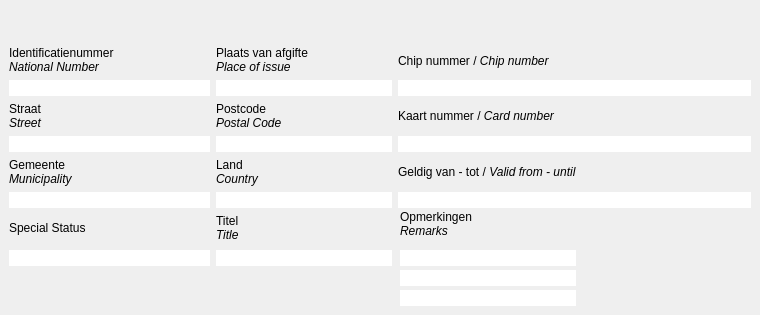
          <widget class="QWidget" name="tabIdentity_extention">
           <property name="focusPolicy">
            <enum>Qt::NoFocus</enum>
           </property>
           <property name="accessibleName">
            <string>Tab Identity Extra</string>
           </property>
           <attribute name="title">
            <string>Identity &amp;Extra</string>
           </attribute>
           <widget class="QLabel" name="lblIdentity_NationalNumber">
            <property name="geometry">
             <rect>
              <x>9</x>
              <y>46</y>
              <width>201</width>
              <height>28</height>
             </rect>
            </property>
            <property name="sizePolicy">
             <sizepolicy hsizetype="Expanding" vsizetype="Fixed">
              <horstretch>0</horstretch>
              <verstretch>0</verstretch>
             </sizepolicy>
            </property>
            <property name="styleSheet">
             <string/>
            </property>
            <property name="text">
             <string>Identificatienummer&lt;br&gt;&lt;i&gt;National Number&lt;/i&gt;</string>
            </property>
           </widget>
           <widget class="QLabel" name="lblIdentity_PlaceOfIssue">
            <property name="geometry">
             <rect>
              <x>216</x>
              <y>46</y>
              <width>176</width>
              <height>28</height>
             </rect>
            </property>
            <property name="sizePolicy">
             <sizepolicy hsizetype="Expanding" vsizetype="Fixed">
              <horstretch>0</horstretch>
              <verstretch>0</verstretch>
             </sizepolicy>
            </property>
            <property name="styleSheet">
             <string/>
            </property>
            <property name="text">
             <string>Plaats van afgifte&lt;br&gt;&lt;i&gt;Place of issue&lt;/i&gt;</string>
            </property>
           </widget>
           <widget class="QLabel" name="lblChip_Number">
            <property name="geometry">
             <rect>
              <x>398</x>
              <y>53</y>
              <width>353</width>
              <height>16</height>
             </rect>
            </property>
            <property name="sizePolicy">
             <sizepolicy hsizetype="Expanding" vsizetype="Fixed">
              <horstretch>0</horstretch>
              <verstretch>0</verstretch>
             </sizepolicy>
            </property>
            <property name="styleSheet">
             <string/>
            </property>
            <property name="text">
             <string>Chip nummer / &lt;i&gt;Chip number&lt;/i&gt;</string>
            </property>
           </widget>
           <widget class="QLineEdit" name="txtIdentityExtra_NationalNumber">
            <property name="geometry">
             <rect>
              <x>9</x>
              <y>80</y>
              <width>201</width>
              <height>16</height>
             </rect>
            </property>
            <property name="sizePolicy">
             <sizepolicy hsizetype="Expanding" vsizetype="Fixed">
              <horstretch>1</horstretch>
              <verstretch>0</verstretch>
             </sizepolicy>
            </property>
            <property name="styleSheet">
             <string/>
            </property>
            <property name="frame">
             <bool>false</bool>
            </property>
            <property name="readOnly">
             <bool>true</bool>
            </property>
           </widget>
           <widget class="QLineEdit" name="txtIdentityExtra_PlaceOfIssue">
            <property name="geometry">
             <rect>
              <x>216</x>
              <y>80</y>
              <width>176</width>
              <height>16</height>
             </rect>
            </property>
            <property name="sizePolicy">
             <sizepolicy hsizetype="Expanding" vsizetype="Fixed">
              <horstretch>1</horstretch>
              <verstretch>0</verstretch>
             </sizepolicy>
            </property>
            <property name="sizeIncrement">
             <size>
              <width>0</width>
              <height>0</height>
             </size>
            </property>
            <property name="styleSheet">
             <string/>
            </property>
            <property name="frame">
             <bool>false</bool>
            </property>
            <property name="readOnly">
             <bool>true</bool>
            </property>
           </widget>
           <widget class="QLineEdit" name="txtIdentityExtra_ChipNumber">
            <property name="geometry">
             <rect>
              <x>398</x>
              <y>80</y>
              <width>353</width>
              <height>16</height>
             </rect>
            </property>
            <property name="sizePolicy">
             <sizepolicy hsizetype="Expanding" vsizetype="Fixed">
              <horstretch>2</horstretch>
              <verstretch>0</verstretch>
             </sizepolicy>
            </property>
            <property name="minimumSize">
             <size>
              <width>100</width>
              <height>0</height>
             </size>
            </property>
            <property name="styleSheet">
             <string/>
            </property>
            <property name="frame">
             <bool>false</bool>
            </property>
            <property name="readOnly">
             <bool>true</bool>
            </property>
           </widget>
           <widget class="QLabel" name="lblAdress_Street">
            <property name="geometry">
             <rect>
              <x>9</x>
              <y>102</y>
              <width>201</width>
              <height>28</height>
             </rect>
            </property>
            <property name="sizePolicy">
             <sizepolicy hsizetype="Expanding" vsizetype="Preferred">
              <horstretch>0</horstretch>
              <verstretch>0</verstretch>
             </sizepolicy>
            </property>
            <property name="styleSheet">
             <string/>
            </property>
            <property name="text">
             <string>Straat &lt;br&gt;&lt;i&gt;Street&lt;/i&gt;</string>
            </property>
           </widget>
           <widget class="QLabel" name="lblAdress_PostalCode">
            <property name="geometry">
             <rect>
              <x>216</x>
              <y>102</y>
              <width>176</width>
              <height>28</height>
             </rect>
            </property>
            <property name="sizePolicy">
             <sizepolicy hsizetype="Expanding" vsizetype="Preferred">
              <horstretch>0</horstretch>
              <verstretch>0</verstretch>
             </sizepolicy>
            </property>
            <property name="styleSheet">
             <string/>
            </property>
            <property name="text">
             <string>Postcode&lt;br&gt;&lt;i&gt;Postal Code&lt;/i&gt;</string>
            </property>
           </widget>
           <widget class="QLabel" name="lblCard_Number">
            <property name="geometry">
             <rect>
              <x>398</x>
              <y>102</y>
              <width>353</width>
              <height>28</height>
             </rect>
            </property>
            <property name="sizePolicy">
             <sizepolicy hsizetype="Expanding" vsizetype="Preferred">
              <horstretch>0</horstretch>
              <verstretch>0</verstretch>
             </sizepolicy>
            </property>
            <property name="styleSheet">
             <string/>
            </property>
            <property name="text">
             <string>Kaart nummer / &lt;i&gt;Card number&lt;/i&gt;</string>
            </property>
           </widget>
           <widget class="QLineEdit" name="txtIdentityExtra_Adress_Street">
            <property name="geometry">
             <rect>
              <x>9</x>
              <y>136</y>
              <width>201</width>
              <height>16</height>
             </rect>
            </property>
            <property name="sizePolicy">
             <sizepolicy hsizetype="Expanding" vsizetype="Fixed">
              <horstretch>0</horstretch>
              <verstretch>0</verstretch>
             </sizepolicy>
            </property>
            <property name="styleSheet">
             <string/>
            </property>
            <property name="frame">
             <bool>false</bool>
            </property>
            <property name="readOnly">
             <bool>true</bool>
            </property>
           </widget>
           <widget class="QLineEdit" name="txtIdentityExtra_Adress_PostalCode">
            <property name="geometry">
             <rect>
              <x>216</x>
              <y>136</y>
              <width>176</width>
              <height>16</height>
             </rect>
            </property>
            <property name="sizePolicy">
             <sizepolicy hsizetype="Expanding" vsizetype="Fixed">
              <horstretch>0</horstretch>
              <verstretch>0</verstretch>
             </sizepolicy>
            </property>
            <property name="styleSheet">
             <string/>
            </property>
            <property name="frame">
             <bool>false</bool>
            </property>
            <property name="readOnly">
             <bool>true</bool>
            </property>
           </widget>
           <widget class="QLineEdit" name="txtIdentityExtra_Card_Number">
            <property name="geometry">
             <rect>
              <x>398</x>
              <y>136</y>
              <width>353</width>
              <height>16</height>
             </rect>
            </property>
            <property name="sizePolicy">
             <sizepolicy hsizetype="Expanding" vsizetype="Fixed">
              <horstretch>0</horstretch>
              <verstretch>0</verstretch>
             </sizepolicy>
            </property>
            <property name="styleSheet">
             <string/>
            </property>
            <property name="frame">
             <bool>false</bool>
            </property>
            <property name="readOnly">
             <bool>true</bool>
            </property>
           </widget>
           <widget class="QLabel" name="lblAdress_Muncipality">
            <property name="geometry">
             <rect>
              <x>9</x>
              <y>158</y>
              <width>201</width>
              <height>28</height>
             </rect>
            </property>
            <property name="sizePolicy">
             <sizepolicy hsizetype="Expanding" vsizetype="Preferred">
              <horstretch>0</horstretch>
              <verstretch>0</verstretch>
             </sizepolicy>
            </property>
            <property name="styleSheet">
             <string/>
            </property>
            <property name="text">
             <string>Gemeente &lt;br&gt; &lt;i&gt;Municipality&lt;/i&gt;</string>
            </property>
           </widget>
           <widget class="QLabel" name="lblAdress_Country">
            <property name="geometry">
             <rect>
              <x>216</x>
              <y>158</y>
              <width>176</width>
              <height>28</height>
             </rect>
            </property>
            <property name="sizePolicy">
             <sizepolicy hsizetype="Expanding" vsizetype="Preferred">
              <horstretch>0</horstretch>
              <verstretch>0</verstretch>
             </sizepolicy>
            </property>
            <property name="styleSheet">
             <string/>
            </property>
            <property name="text">
             <string>Land&lt;br&gt;&lt;i&gt;Country&lt;/i&gt;</string>
            </property>
           </widget>
           <widget class="QLabel" name="lblCard_ValidFrom_Until">
            <property name="geometry">
             <rect>
              <x>398</x>
              <y>158</y>
              <width>353</width>
              <height>28</height>
             </rect>
            </property>
            <property name="sizePolicy">
             <sizepolicy hsizetype="Expanding" vsizetype="Preferred">
              <horstretch>0</horstretch>
              <verstretch>0</verstretch>
             </sizepolicy>
            </property>
            <property name="styleSheet">
             <string/>
            </property>
            <property name="text">
             <string>Geldig van - tot / &lt;i&gt;Valid from - until&lt;/i&gt;</string>
            </property>
           </widget>
           <widget class="QLineEdit" name="txtIdentityExtra_Adress_Muncipality">
            <property name="geometry">
             <rect>
              <x>9</x>
              <y>192</y>
              <width>201</width>
              <height>16</height>
             </rect>
            </property>
            <property name="sizePolicy">
             <sizepolicy hsizetype="Expanding" vsizetype="Fixed">
              <horstretch>0</horstretch>
              <verstretch>0</verstretch>
             </sizepolicy>
            </property>
            <property name="styleSheet">
             <string/>
            </property>
            <property name="frame">
             <bool>false</bool>
            </property>
            <property name="readOnly">
             <bool>true</bool>
            </property>
           </widget>
           <widget class="QLineEdit" name="txtIdentityExtra_Adress_Country">
            <property name="geometry">
             <rect>
              <x>216</x>
              <y>192</y>
              <width>176</width>
              <height>16</height>
             </rect>
            </property>
            <property name="sizePolicy">
             <sizepolicy hsizetype="Expanding" vsizetype="Fixed">
              <horstretch>0</horstretch>
              <verstretch>0</verstretch>
             </sizepolicy>
            </property>
            <property name="styleSheet">
             <string/>
            </property>
            <property name="frame">
             <bool>false</bool>
            </property>
            <property name="readOnly">
             <bool>true</bool>
            </property>
           </widget>
           <widget class="QLineEdit" name="txtIdentityExtra_ValidFrom_Until">
            <property name="geometry">
             <rect>
              <x>398</x>
              <y>192</y>
              <width>353</width>
              <height>16</height>
             </rect>
            </property>
            <property name="sizePolicy">
             <sizepolicy hsizetype="Expanding" vsizetype="Fixed">
              <horstretch>0</horstretch>
              <verstretch>0</verstretch>
             </sizepolicy>
            </property>
            <property name="styleSheet">
             <string/>
            </property>
            <property name="frame">
             <bool>false</bool>
            </property>
            <property name="readOnly">
             <bool>true</bool>
            </property>
           </widget>
           <widget class="QLabel" name="lblSpecialStatus">
            <property name="geometry">
             <rect>
              <x>9</x>
              <y>214</y>
              <width>201</width>
              <height>28</height>
             </rect>
            </property>
            <property name="sizePolicy">
             <sizepolicy hsizetype="Expanding" vsizetype="Preferred">
              <horstretch>0</horstretch>
              <verstretch>0</verstretch>
             </sizepolicy>
            </property>
            <property name="styleSheet">
             <string/>
            </property>
            <property name="text">
             <string>Special Status</string>
            </property>
           </widget>
           <widget class="QLabel" name="lblIdentity_Title">
            <property name="geometry">
             <rect>
              <x>216</x>
              <y>214</y>
              <width>176</width>
              <height>28</height>
             </rect>
            </property>
            <property name="sizePolicy">
             <sizepolicy hsizetype="Expanding" vsizetype="Preferred">
              <horstretch>0</horstretch>
              <verstretch>0</verstretch>
             </sizepolicy>
            </property>
            <property name="text">
             <string>Titel&lt;br&gt;&lt;i&gt;Title&lt;/i&gt;</string>
            </property>
           </widget>
           <widget class="QLineEdit" name="txtSpecialStatus">
            <property name="geometry">
             <rect>
              <x>9</x>
              <y>250</y>
              <width>201</width>
              <height>16</height>
             </rect>
            </property>
            <property name="sizePolicy">
             <sizepolicy hsizetype="Expanding" vsizetype="Fixed">
              <horstretch>0</horstretch>
              <verstretch>0</verstretch>
             </sizepolicy>
            </property>
            <property name="styleSheet">
             <string/>
            </property>
            <property name="frame">
             <bool>false</bool>
            </property>
            <property name="readOnly">
             <bool>true</bool>
            </property>
           </widget>
           <widget class="QLineEdit" name="txtIdentityExtra_Title">
            <property name="geometry">
             <rect>
              <x>216</x>
              <y>250</y>
              <width>176</width>
              <height>16</height>
             </rect>
            </property>
            <property name="sizePolicy">
             <sizepolicy hsizetype="Expanding" vsizetype="Fixed">
              <horstretch>0</horstretch>
              <verstretch>0</verstretch>
             </sizepolicy>
            </property>
            <property name="styleSheet">
             <string/>
            </property>
            <property name="frame">
             <bool>false</bool>
            </property>
            <property name="readOnly">
             <bool>true</bool>
            </property>
           </widget>
           <widget class="QLabel" name="lblIdentity_Remarks">
            <property name="geometry">
             <rect>
              <x>400</x>
              <y>210</y>
              <width>176</width>
              <height>28</height>
             </rect>
            </property>
            <property name="sizePolicy">
             <sizepolicy hsizetype="Expanding" vsizetype="Preferred">
              <horstretch>0</horstretch>
              <verstretch>0</verstretch>
             </sizepolicy>
            </property>
            <property name="text">
             <string>Opmerkingen&lt;br&gt;&lt;i&gt;Remarks&lt;/i&gt;</string>
            </property>
           </widget>
           <widget class="QLineEdit" name="txtIdentityExtra_Remarks1">
            <property name="geometry">
             <rect>
              <x>400</x>
              <y>250</y>
              <width>176</width>
              <height>16</height>
             </rect>
            </property>
            <property name="sizePolicy">
             <sizepolicy hsizetype="Expanding" vsizetype="Fixed">
              <horstretch>0</horstretch>
              <verstretch>0</verstretch>
             </sizepolicy>
            </property>
            <property name="styleSheet">
             <string/>
            </property>
            <property name="frame">
             <bool>false</bool>
            </property>
            <property name="readOnly">
             <bool>true</bool>
            </property>
           </widget>
           <widget class="QLineEdit" name="txtIdentityExtra_Remarks2">
            <property name="geometry">
             <rect>
              <x>400</x>
              <y>270</y>
              <width>176</width>
              <height>16</height>
             </rect>
            </property>
            <property name="sizePolicy">
             <sizepolicy hsizetype="Expanding" vsizetype="Fixed">
              <horstretch>0</horstretch>
              <verstretch>0</verstretch>
             </sizepolicy>
            </property>
            <property name="styleSheet">
             <string/>
            </property>
            <property name="frame">
             <bool>false</bool>
            </property>
            <property name="readOnly">
             <bool>true</bool>
            </property>
           </widget>
           <widget class="QLineEdit" name="txtIdentityExtra_Remarks3">
            <property name="geometry">
             <rect>
              <x>400</x>
              <y>290</y>
              <width>176</width>
              <height>16</height>
             </rect>
            </property>
            <property name="sizePolicy">
             <sizepolicy hsizetype="Expanding" vsizetype="Fixed">
              <horstretch>0</horstretch>
              <verstretch>0</verstretch>
             </sizepolicy>
            </property>
            <property name="styleSheet">
             <string/>
            </property>
            <property name="frame">
             <bool>false</bool>
            </property>
            <property name="readOnly">
             <bool>true</bool>
            </property>
           </widget>
          </widget>
